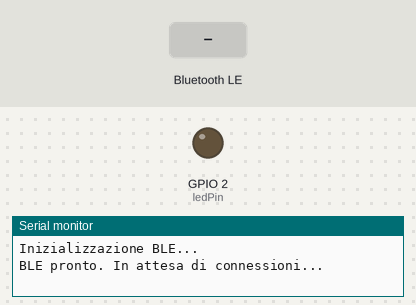
The sketch below on a simulated ESP32. On the bench: output pins drawn as LEDs (lit = HIGH), the last lines printed to the serial monitor. Inputs (shaded band) come from the test bench. Nothing arrives over Bluetooth unless stated; a phone connects over Bluetooth LE 3 s after start.

Above: at 1.2 s.
1.3 s: Bluetooth LE write "1" received
At 2.3 s:
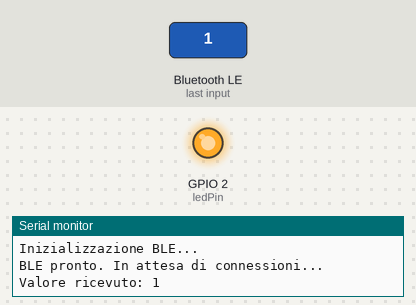
3.5 s: Bluetooth LE write "0" received
At 5.0 s:
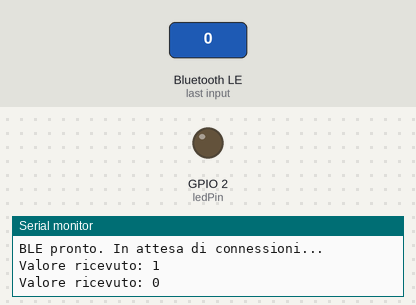
Timing chart, 0 to 6.5 s (numbered marks = the images above; inputs shaded):
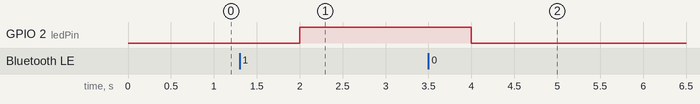

The sketch:

sketch_nov26a.ino
```cpp
#include <BLEDevice.h>
#include <BLEUtils.h>
#include <BLEServer.h>

// UUID per il servizio e la caratteristica
#define SERVICE_UUID        "4fafc201-1fb5-459e-8fcc-c5c9c331914b"
#define CHARACTERISTIC_UUID "beb5483e-36e1-4688-b7f5-ea07361b26a8"

// Pin del LED
const int ledPin = 2;  // Modifica con il pin del LED

volatile int on_off = 0;

// Classe di callback per la ricezione dei dati
class MyCallbacks : public BLECharacteristicCallbacks {
  void onWrite(BLECharacteristic *pCharacteristic) {
    std::string value = pCharacteristic->getValue();

    if (value.length() > 0) {
      Serial.print("Valore ricevuto: ");
      for (int i = 0; i < value.length(); i++) {
        Serial.print(value[i]);
      }
      Serial.println();

      // Convertire il valore in intero
      on_off = atoi(value.c_str());
    }
  }
};

void setup() {
  Serial.begin(115200);
  pinMode(ledPin, OUTPUT);

  Serial.println("Inizializzazione BLE...");

  // Creazione del dispositivo BLE
  BLEDevice::init("ESP32-BLE");

  // Creazione del server BLE
  BLEServer *pServer = BLEDevice::createServer();

  // Creazione del servizio BLE
  BLEService *pService = pServer->createService(SERVICE_UUID);

  // Creazione della caratteristica BLE
  BLECharacteristic *pCharacteristic = pService->createCharacteristic(
                                          CHARACTERISTIC_UUID,
                                          BLECharacteristic::PROPERTY_READ |
                                          BLECharacteristic::PROPERTY_WRITE
                                        );

  // Impostare il callback per la scrittura dei dati
  pCharacteristic->setCallbacks(new MyCallbacks());

  // Avvio del servizio
  pService->start();

  // Avvio della pubblicità BLE
  BLEAdvertising *pAdvertising = BLEDevice::getAdvertising();
  pAdvertising->start();

  Serial.println("BLE pronto. In attesa di connessioni...");
}

void loop() {
  // Lampeggia il LED con l'intervallo specificato
  if (on_off == 1){

    digitalWrite(ledPin, HIGH);

  }else if (on_off == 0) {

    digitalWrite(ledPin, LOW);

  }
  delay(1000);
}
```

Measured:
- after the input at 1.3 s, GPIO 2 (ledPin): LOW → HIGH after 0.70 s
- after the input at 3.5 s, GPIO 2 (ledPin): HIGH → LOW after 0.50 s
